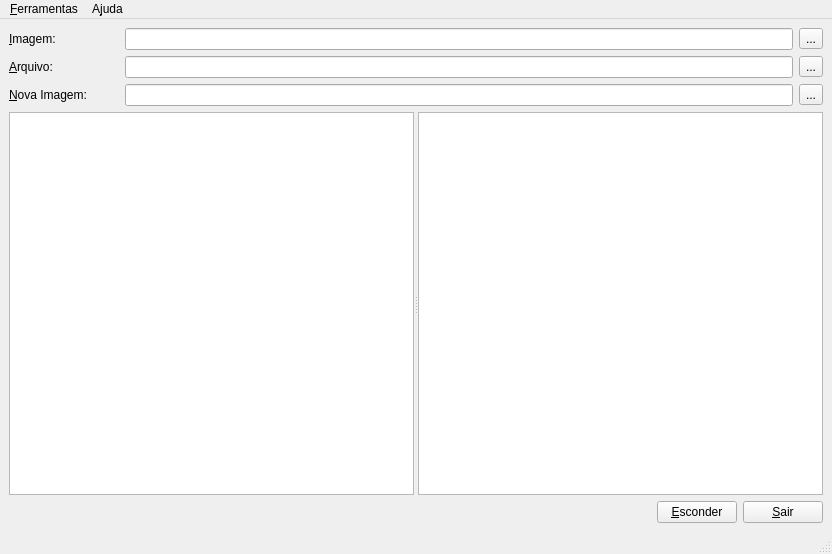
<ui version="4.0" >
 <author>Rodrigo Bronzelle</author>
 <class>MainWindow</class>
 <widget class="QMainWindow" name="MainWindow" >
  <property name="geometry" >
   <rect>
    <x>0</x>
    <y>0</y>
    <width>832</width>
    <height>554</height>
   </rect>
  </property>
  <property name="windowTitle" >
   <string>Kaŝludo</string>
  </property>
  <widget class="QWidget" name="centralwidget" >
   <layout class="QVBoxLayout" >
    <item>
     <layout class="QVBoxLayout" >
      <item>
       <layout class="QHBoxLayout" >
        <item>
         <widget class="QLabel" name="label" >
          <property name="minimumSize" >
           <size>
            <width>110</width>
            <height>0</height>
           </size>
          </property>
          <property name="maximumSize" >
           <size>
            <width>110</width>
            <height>16777215</height>
           </size>
          </property>
          <property name="text" >
           <string>&amp;Imagem:</string>
          </property>
          <property name="buddy" >
           <cstring>leImagem</cstring>
          </property>
         </widget>
        </item>
        <item>
         <widget class="QLineEdit" name="leImagem" />
        </item>
        <item>
         <widget class="QToolButton" name="tbImagem" >
          <property name="text" >
           <string>...</string>
          </property>
         </widget>
        </item>
       </layout>
      </item>
      <item>
       <layout class="QHBoxLayout" >
        <item>
         <widget class="QLabel" name="label_2" >
          <property name="minimumSize" >
           <size>
            <width>110</width>
            <height>0</height>
           </size>
          </property>
          <property name="maximumSize" >
           <size>
            <width>110</width>
            <height>16777215</height>
           </size>
          </property>
          <property name="text" >
           <string>&amp;Arquivo:</string>
          </property>
          <property name="buddy" >
           <cstring>leArquivo</cstring>
          </property>
         </widget>
        </item>
        <item>
         <widget class="QLineEdit" name="leArquivo" />
        </item>
        <item>
         <widget class="QToolButton" name="tbArquivo" >
          <property name="text" >
           <string>...</string>
          </property>
         </widget>
        </item>
       </layout>
      </item>
      <item>
       <layout class="QHBoxLayout" >
        <item>
         <widget class="QLabel" name="label_3" >
          <property name="minimumSize" >
           <size>
            <width>110</width>
            <height>0</height>
           </size>
          </property>
          <property name="maximumSize" >
           <size>
            <width>110</width>
            <height>16777215</height>
           </size>
          </property>
          <property name="text" >
           <string>&amp;Nova Imagem:</string>
          </property>
          <property name="buddy" >
           <cstring>leNovaImagem</cstring>
          </property>
         </widget>
        </item>
        <item>
         <widget class="QLineEdit" name="leNovaImagem" />
        </item>
        <item>
         <widget class="QToolButton" name="tbNovaImagem" >
          <property name="text" >
           <string>...</string>
          </property>
         </widget>
        </item>
       </layout>
      </item>
     </layout>
    </item>
    <item>
     <widget class="QSplitter" name="splitter" >
      <property name="orientation" >
       <enum>Qt::Horizontal</enum>
      </property>
      <widget class="QGraphicsView" name="gvImagem" />
      <widget class="QGraphicsView" name="gvNovaImagem" />
     </widget>
    </item>
    <item>
     <layout class="QHBoxLayout" >
      <item>
       <spacer>
        <property name="orientation" >
         <enum>Qt::Horizontal</enum>
        </property>
        <property name="sizeHint" >
         <size>
          <width>40</width>
          <height>20</height>
         </size>
        </property>
       </spacer>
      </item>
      <item>
       <widget class="QPushButton" name="pbEsconder" >
        <property name="text" >
         <string>&amp;Esconder</string>
        </property>
       </widget>
      </item>
      <item>
       <widget class="QPushButton" name="pbSair" >
        <property name="text" >
         <string>&amp;Sair</string>
        </property>
       </widget>
      </item>
     </layout>
    </item>
   </layout>
  </widget>
  <widget class="QMenuBar" name="menubar" >
   <property name="geometry" >
    <rect>
     <x>0</x>
     <y>0</y>
     <width>832</width>
     <height>32</height>
    </rect>
   </property>
   <widget class="QMenu" name="menu_Ferramentas" >
    <property name="title" >
     <string>&amp;Ferramentas</string>
    </property>
    <addaction name="actionConfiguracoes" />
   </widget>
   <widget class="QMenu" name="menuA_juda" >
    <property name="title" >
     <string>A&amp;juda</string>
    </property>
    <addaction name="actionConteudo" />
    <addaction name="separator" />
    <addaction name="actionSobreKasludo" />
    <addaction name="actionSobreQt" />
   </widget>
   <addaction name="menu_Ferramentas" />
   <addaction name="menuA_juda" />
  </widget>
  <widget class="QStatusBar" name="sbStatusBar" />
  <action name="actionConfiguracoes" >
   <property name="text" >
    <string>&amp;Configurações...</string>
   </property>
  </action>
  <action name="actionConteudo" >
   <property name="text" >
    <string>Conteúdo...</string>
   </property>
  </action>
  <action name="actionSobreKasludo" >
   <property name="text" >
    <string>Sobre Kaŝludo...</string>
   </property>
  </action>
  <action name="actionSobreQt" >
   <property name="text" >
    <string>Sobre Qt...</string>
   </property>
  </action>
 </widget>
 <resources/>
 <connections>
  <connection>
   <sender>leNovaImagem</sender>
   <signal>returnPressed()</signal>
   <receiver>pbEsconder</receiver>
   <slot>animateClick()</slot>
   <hints>
    <hint type="sourcelabel" >
     <x>192</x>
     <y>127</y>
    </hint>
    <hint type="destinationlabel" >
     <x>736</x>
     <y>518</y>
    </hint>
   </hints>
  </connection>
  <connection>
   <sender>leArquivo</sender>
   <signal>returnPressed()</signal>
   <receiver>pbEsconder</receiver>
   <slot>animateClick()</slot>
   <hints>
    <hint type="sourcelabel" >
     <x>254</x>
     <y>93</y>
    </hint>
    <hint type="destinationlabel" >
     <x>736</x>
     <y>518</y>
    </hint>
   </hints>
  </connection>
  <connection>
   <sender>leImagem</sender>
   <signal>returnPressed()</signal>
   <receiver>pbEsconder</receiver>
   <slot>animateClick()</slot>
   <hints>
    <hint type="sourcelabel" >
     <x>249</x>
     <y>56</y>
    </hint>
    <hint type="destinationlabel" >
     <x>736</x>
     <y>518</y>
    </hint>
   </hints>
  </connection>
 </connections>
</ui>
